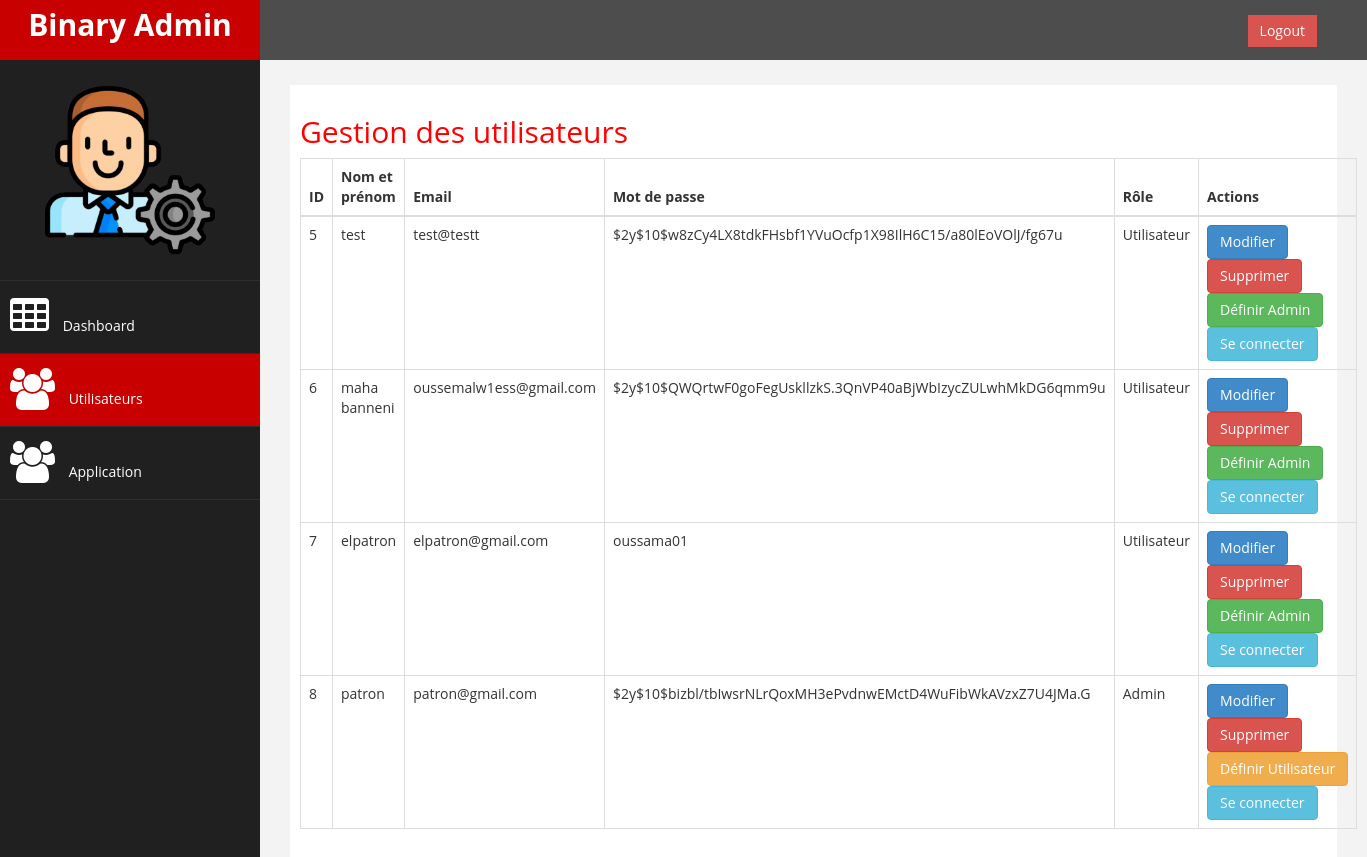
/users.php (signed in), run on the app's committed database.
### tables this page shows
CREATE TABLE `user` (
  `iduser` int(11) NOT NULL,
  `nep` varchar(50) NOT NULL,
  `email` varchar(100) NOT NULL,
  `mdp` varchar(255) NOT NULL,
  `role` int(255) NOT NULL
);

### users.php (the view, shortened to what this page needs)
<?php
require 'db.php';
$stmt = $conn->query("SELECT * FROM user");
$users = $stmt->fetchAll(PDO::FETCH_ASSOC);
?>
<!DOCTYPE html>
<html xmlns="http://www.w3.org/1999/xhtml">
<head>
    <link href="assets/css/bootstrap.css" rel="stylesheet" />
    <link href="assets/css/font-awesome.css" rel="stylesheet" />
    <link href="assets/css/custom.css" rel="stylesheet" />
</head>
<body>
    <div id="wrapper">
        <nav class="navbar navbar-default navbar-cls-top" role="navigation" style="margin-bottom: 0">
            <div class="navbar-header">
                <a class="navbar-brand" href="index.html">Binary Admin</a>
            </div>
            <div style="color: white;padding: 15px 50px 5px 50px;float: right;font-size: 16px;">
               &nbsp; <a href="logout.php" class="btn btn-danger square-btn-adjust">Logout</a>
            </div>
        </nav>
        <nav class="navbar-default navbar-side" role="navigation">
            <div class="sidebar-collapse">
                <ul class="nav" id="main-menu">
                    <li class="text-center">
                        <img src="img/admin (2).png" class="user-image img-responsive"/>
                    </li>
                    <li>
                        <a href="admin.php"><i class="fa fa-table fa-3x"></i> Dashboard</a>
                    </li>
                    <li>
                        <a class="active-menu" href="users.php"><i class="fa fa-users fa-3x"></i> Utilisateurs</a>
                    </li>
                    <li>
                        <a href="application.php"><i class="fa fa-users fa-3x"></i> Application</a>
                    </li>
                </ul>
            </div>
        </nav>
        <div id="page-wrapper">
            <div id="page-inner">
                <h2>Gestion des utilisateurs</h2>
                <table class="table table-bordered">
                    <thead>
                        <tr>
                            <th>ID</th>
                            <th>Nom et prénom</th>
                            <th>Email</th>
                            <th>Mot de passe</th>
                            <th>Rôle</th>
                            <th>Actions</th>
                        </tr>
                    </thead>
                    <tbody>
                        <?php foreach ($users as $user): ?>
                            <tr>
                                <td><?= htmlspecialchars($user['iduser']) ?></td>
                                <td><?= htmlspecialchars($user['nep']) ?></td>
                                <td><?= htmlspecialchars($user['email']) ?></td>
                                <td><?= htmlspecialchars($user['mdp']) ?></td>
                                <td><?= $user['role'] == 1 ? 'Admin' : 'Utilisateur' ?></td>
                                <td>
                                    <a href="edit_user.php?id=<?= $user['iduser'] ?>" class="btn btn-primary">Modifier</a>
                                    <a href="delete_user.php?id=<?= $user['iduser'] ?>" class="btn btn-danger" onclick="return confirm('Êtes-vous sûr de vouloir supprimer cet utilisateur ?');">Supprimer</a>
                                    <?php if ($user['role'] == 0): ?>
                                        <a href="set_admin.php?id=<?= $user['iduser'] ?>" class="btn btn-success">Définir Admin</a>
                                    <?php else: ?>
                                        <a href="set_user.php?id=<?= $user['iduser'] ?>" class="btn btn-warning">Définir Utilisateur</a>
                                    <?php endif; ?>
                                    <a href="login_as_user.php?id=<?= $user['iduser'] ?>" class="btn btn-info">Se connecter</a>
                                </td>
                            </tr>
                        <?php endforeach; ?>
                    </tbody>
                </table>
            </div>
        </div>
    </div>
</body>
</html>

### assets/css/custom.css (style rules this page uses)
body { font-family: 'Open Sans', sans-serif; }
#wrapper { width: 100%; background:#202020; }
#page-wrapper { padding: 15px 15px; min-height: 600px; background:#F3F3F3; }
#page-inner { width:100%; margin:10px 20px 10px 0px; background-color:#fff!important; padding:10px; min-height:1200px; }
.text-center { text-align:center; }
h2 { color: #f00; }
.square-btn-adjust { border: 0px solid transparent; -webkit-border-radius: 0px; -moz-border-radius: 0px; border-radius: 0px; }
.user-image { margin: 25px auto; -webkit-border-radius: 10px; -moz-border-radius: 10px; border-radius: 10px; max-height:170px; max-width:170px; }
.navbar-cls-top .navbar-brand { color: #fff; background: #C90000; width: 260px; text-align: center; height: 60px; font-size: 30px; font-weight: 700; }
.active-menu { background-color:#C90000!important; }
.sidebar-collapse , .sidebar-collapse .nav { background:none; }
.sidebar-collapse .nav { padding:0; }
.sidebar-collapse .nav > li > a { color:#fff; background:#202020; text-shadow:none; }
.sidebar-collapse > .nav > li > a { padding:15px 10px; }
.sidebar-collapse > .nav > li { border-bottom: 1px solid rgba(107, 108, 109, 0.19); }
.navbar-side { border:none; background-color: #202020; }
.navbar-cls-top { background:#4D4D4D; border-bottom:none; }
.navbar-default { border:0px solid black; }
.navbar-header { background: #A70303; }
.nav > li > a > i { margin-right:10px; }
@media (min-width:768px) { #page-wrapper { margin: 0 0 0 260px; padding: 15px 30px; min-height: 1200px; } }
@media (min-width:768px) { .navbar-side { z-index: 1; position: absolute; width: 260px; } }
@media (min-width:768px) { .navbar { border-radius: 0px; } }

### data on the page
user: iduser "5", nep "test", email "test@testt", mdp "$2y$10$w8zCy4LX8tdkFHsbf1YVuOcfp1X98IlH6C15/a80lEoVOlJ/fg67u", role "Utilisateur"
user: iduser "6", nep "maha banneni", email "oussemalw1ess@gmail.com", mdp "$2y$10$QWQrtwF0goFegUskllzkS.3QnVP40aBjWbIzycZULwhMkDG6qmm9u", role "Utilisateur"
user: iduser "7", nep "elpatron", email "elpatron@gmail.com", mdp "oussama01", role "Utilisateur"
user: iduser "8", nep "patron", email "patron@gmail.com", mdp "$2y$10$bizbl/tbIwsrNLrQoxMH3ePvdnwEMctD4WuFibWkAVzxZ7U4JMa.G", role "Admin"
